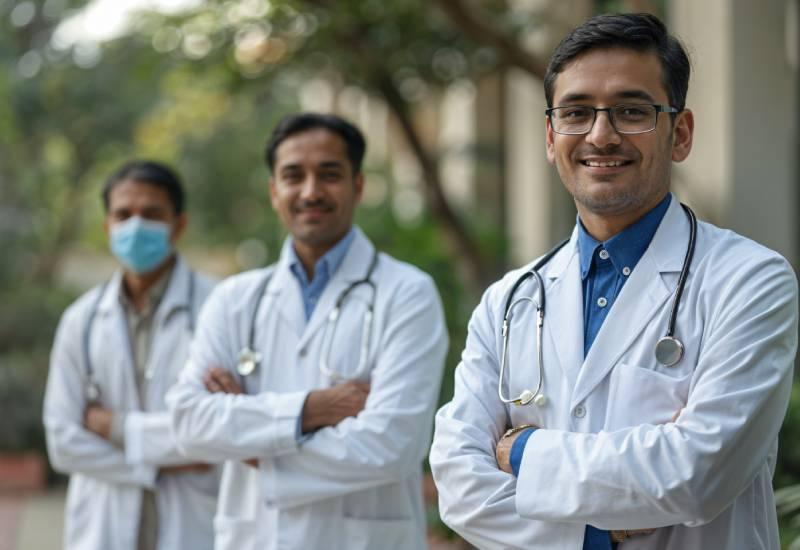
#> input picture public/about-team.jpg, 800 x 550 px
$ python -i make-division-covers.py   (imports and definitions only)
#> lines starting #> are read from the running program, lines starting #| are printed output that depends on the picture
"""Build 3:4 card artwork for the six divisions.

Same approach as the journal covers: the site's own photography, but each card
gets a different source, crop and grade so the carousel does not read as one
picture six times. Replace any of them by dropping a photograph in public/ and
pointing that division's `image` at it in src/data/catalogue.ts.

    python make-division-covers.py  ->  public/division-*.jpg
"""
import os

from PIL import Image, ImageDraw, ImageEnhance, ImageFilter
import numpy as np

W, H = 900, 1200  # 3:4


# [27 lines left out: functions crop, grade, not called in this run]


def foot_scrim(img):
    """Darken the lower third — the card sets its title over the image."""
    mask = Image.new("L", (W, H), 0)
    d = ImageDraw.Draw(mask)
    for i in range(int(H * 0.62)):
        y = H - 1 - i
        d.line((0, y, W, y), fill=int(215 * (1 - i / (H * 0.62)) ** 1.35))
    dark = Image.new("RGB", (W, H), (1, 18, 45))
    return Image.composite(dark, img, mask.filter(ImageFilter.GaussianBlur(6))).convert("RGB")


# [17 lines left out: functions on_ground, save, not called in this run]


# [1 line not run here, left out]


# [11 lines left out: function from_photo, not called in this run]

# Supplied clinical photography. Set these to wherever the originals live; the
# generated discs are what ships, the originals are not kept in the repo.
SRC_CLINICAL = os.environ.get(
    "SRC_CLINICAL", "public/female-cosmetologist-making-facial-treatment-beautiful-woma.jpg"
)
SRC_AESTHETIC = os.environ.get(
    "SRC_AESTHETIC", "public/high-angle-woman-getting-injection.jpg"
)
SRC_HAIR = os.environ.get(
    "SRC_HAIR", "public/beautician-protective-mask-doing-procedure-hair.jpg"
)
SRC_BODY = os.environ.get(
    "SRC_BODY",
    "public/body-contouring-treatments-your-complete-guide-178379-1024x512.webp",
)
SRC_LASER = os.environ.get(
    "SRC_LASER", "public/female-patient-receiving-cosmetic-treatment.jpg"
)
SRC_REGEN = os.environ.get(
    "SRC_REGEN",
    "public/client-beautician-s-appointment-consultation-face-shaping-preparation-"
    "upcoming-procedures-visual-examination-problem-areas.jpg",
)

# 01 Clinical — supplied consultation photograph. Barely graded: these are real
# clinical frames and should look like it.
# [32 lines not run here, left out]

>>> import cv2
>>> picture = cv2.imread('public/about-team.jpg', cv2.IMREAD_GRAYSCALE)
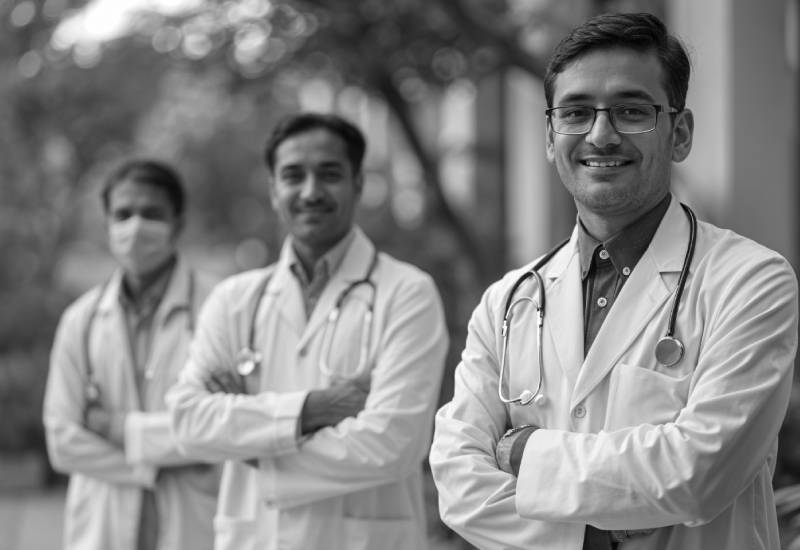
#> picture: shape (550, 800); min 0, max 255, mean 133.4
>>> result = foot_scrim(picture)
#> in foot_scrim, `mask = Image.new("L", (W, H), 0)`: mask: PIL image 900x1200 L; every value is 0
#> in foot_scrim, `dark = Image.new("RGB", (W, H), (1, 18, 45))`:
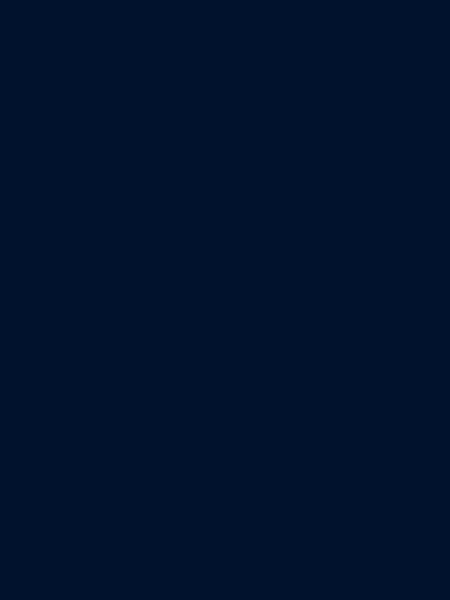
#> dark: PIL image 900x1200 RGB (shown at 1/2 size); mean R, G, B 1, 18, 45
#> (the run stopped early here; a loop or call above may not have finished)

$ run again, on public/concern-marks-before.jpg
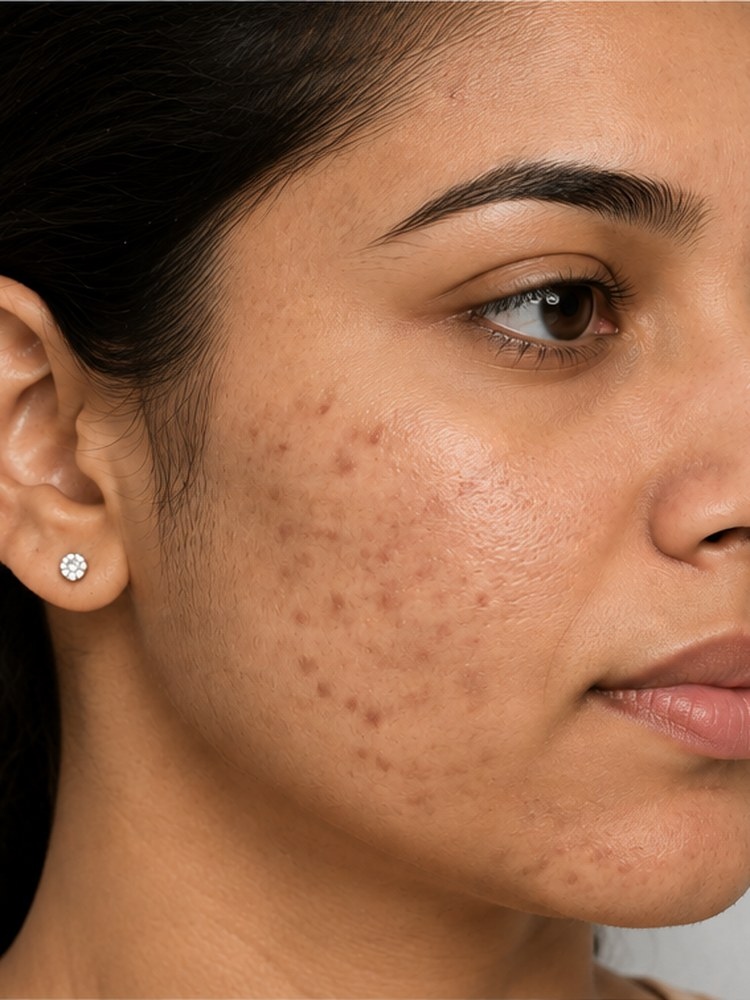
#> input picture public/concern-marks-before.jpg, 750 x 1000 px
#> `picture = cv2.imread('public/about-team.jpg', cv2.IMREAD_GRAYSCALE)`:
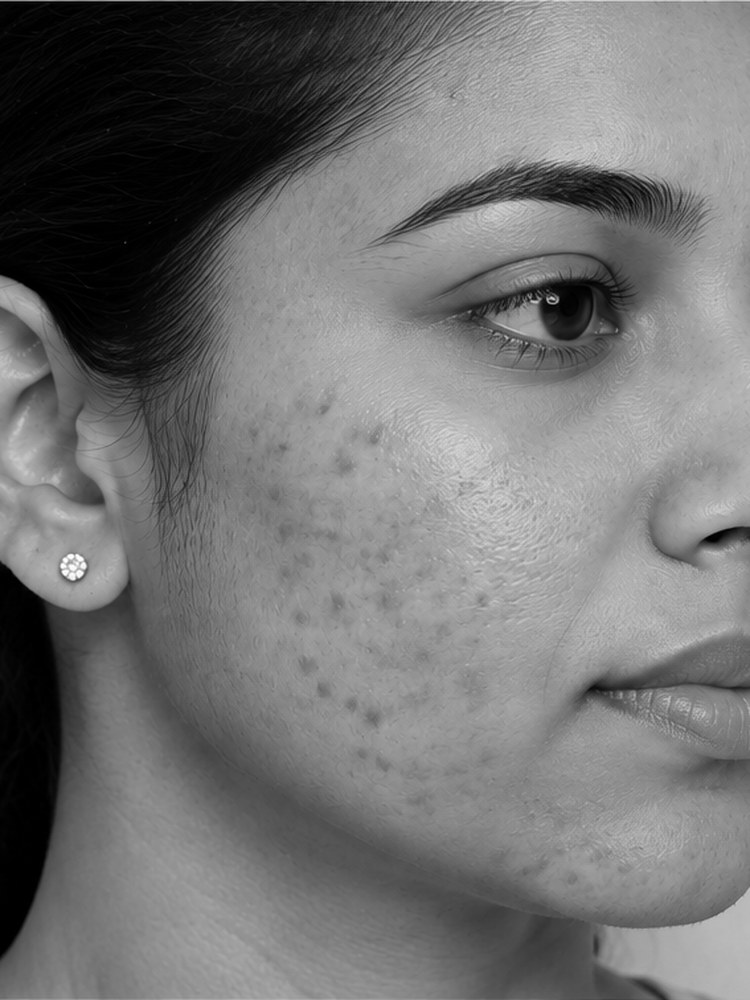
#> picture: shape (1000, 750); min 0, max 255, mean 114.6
#> mask: PIL image 900x1200 L; every value is 0

$ run again, on public/concern-pigmentation-before.jpg
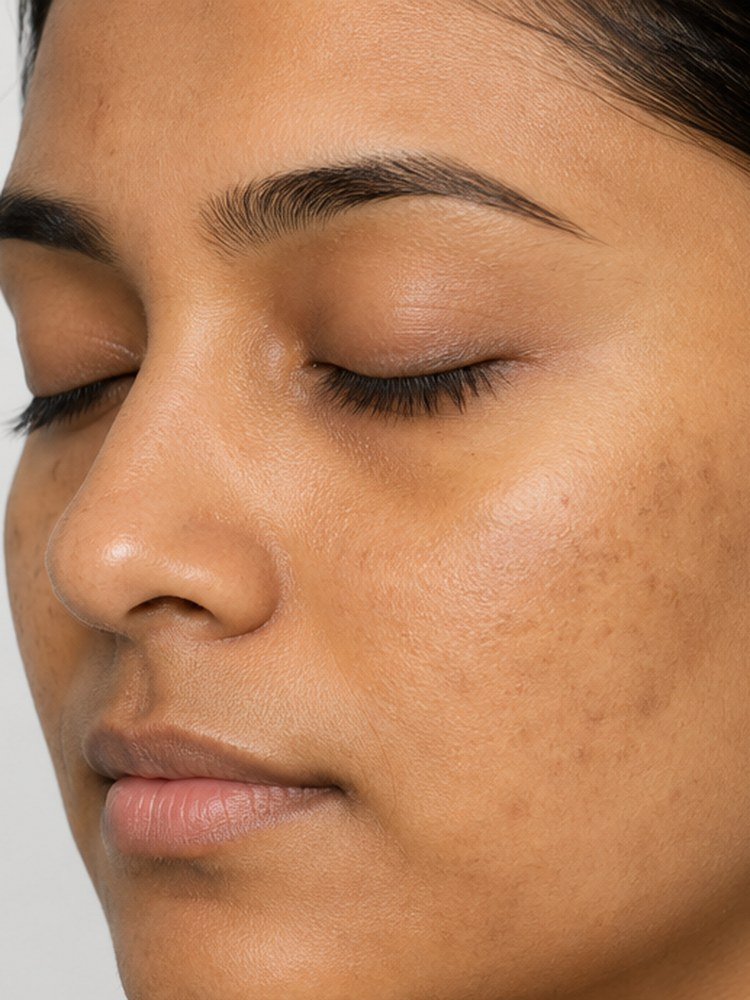
#> input picture public/concern-pigmentation-before.jpg, 750 x 1000 px
#> `picture = cv2.imread('public/about-team.jpg', cv2.IMREAD_GRAYSCALE)`:
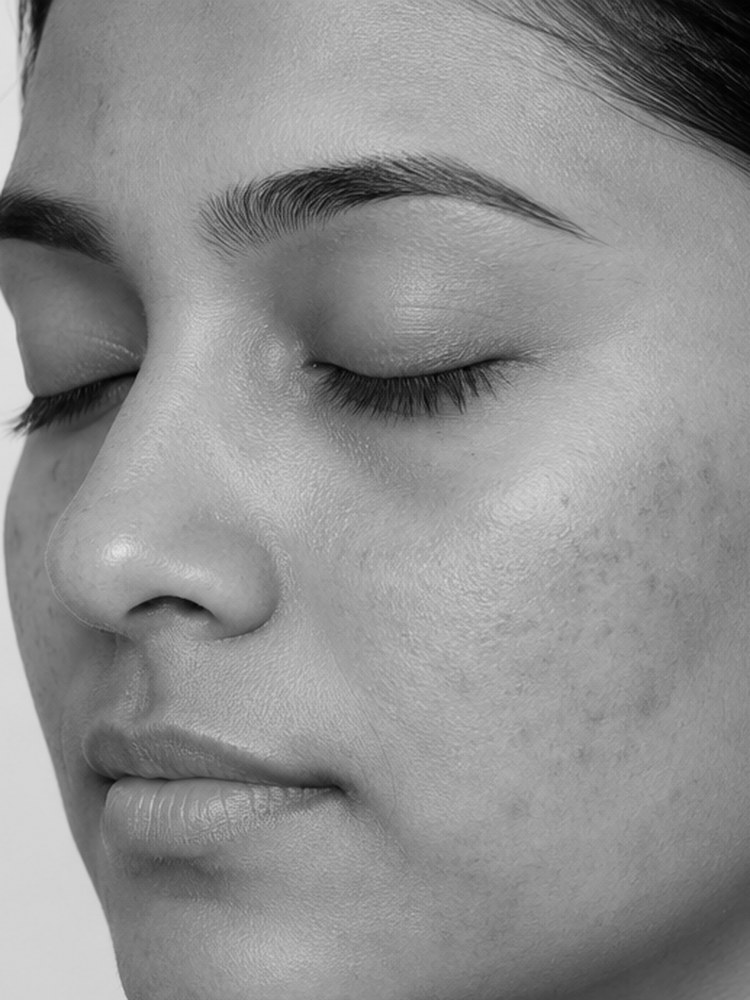
#> picture: shape (1000, 750); min 0, max 229, mean 142.8
#> mask: PIL image 900x1200 L; every value is 0

$ run again, on public/division-aesthetic-indian.jpg
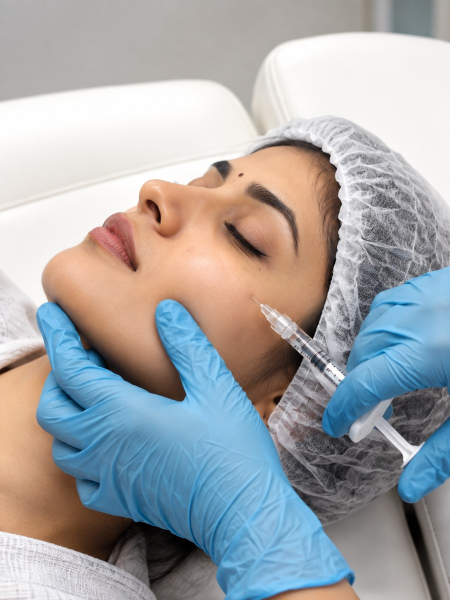
#> input picture public/division-aesthetic-indian.jpg, 900 x 1200 px (shown at 1/2 size)
#> `picture = cv2.imread('public/about-team.jpg', cv2.IMREAD_GRAYSCALE)`:
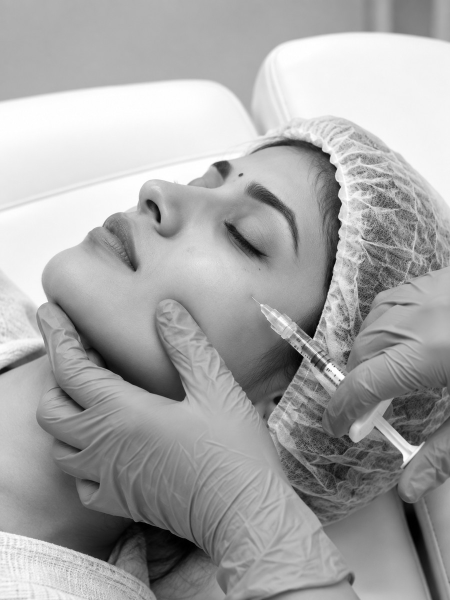
#> picture: shape (1200, 900) (shown at 1/2 size); min 0, max 255, mean 166
#> mask: PIL image 900x1200 L; every value is 0
